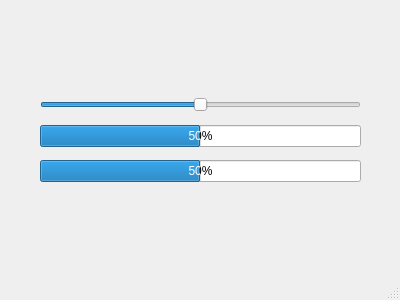
<?xml version="1.0" encoding="UTF-8"?>
<ui version="4.0">
 <class>MainWindow</class>
 <widget class="QMainWindow" name="MainWindow">
  <property name="geometry">
   <rect>
    <x>0</x>
    <y>0</y>
    <width>400</width>
    <height>300</height>
   </rect>
  </property>
  <property name="windowTitle">
   <string>MainWindow</string>
  </property>
  <widget class="QWidget" name="centralwidget">
   <widget class="QWidget" name="">
    <property name="geometry">
     <rect>
      <x>40</x>
      <y>90</y>
      <width>321</width>
      <height>101</height>
     </rect>
    </property>
    <layout class="QVBoxLayout" name="verticalLayout">
     <item>
      <widget class="QSlider" name="horizontalSlider">
       <property name="maximum">
        <number>100</number>
       </property>
       <property name="value">
        <number>50</number>
       </property>
       <property name="orientation">
        <enum>Qt::Horizontal</enum>
       </property>
      </widget>
     </item>
     <item>
      <widget class="QProgressBar" name="progressBar">
       <property name="value">
        <number>50</number>
       </property>
      </widget>
     </item>
     <item>
      <widget class="QProgressBar" name="progressBar_2">
       <property name="value">
        <number>50</number>
       </property>
      </widget>
     </item>
    </layout>
   </widget>
  </widget>
  <widget class="QMenuBar" name="menubar">
   <property name="geometry">
    <rect>
     <x>0</x>
     <y>0</y>
     <width>400</width>
     <height>19</height>
    </rect>
   </property>
  </widget>
  <widget class="QStatusBar" name="statusbar"/>
 </widget>
 <resources/>
 <connections/>
</ui>
